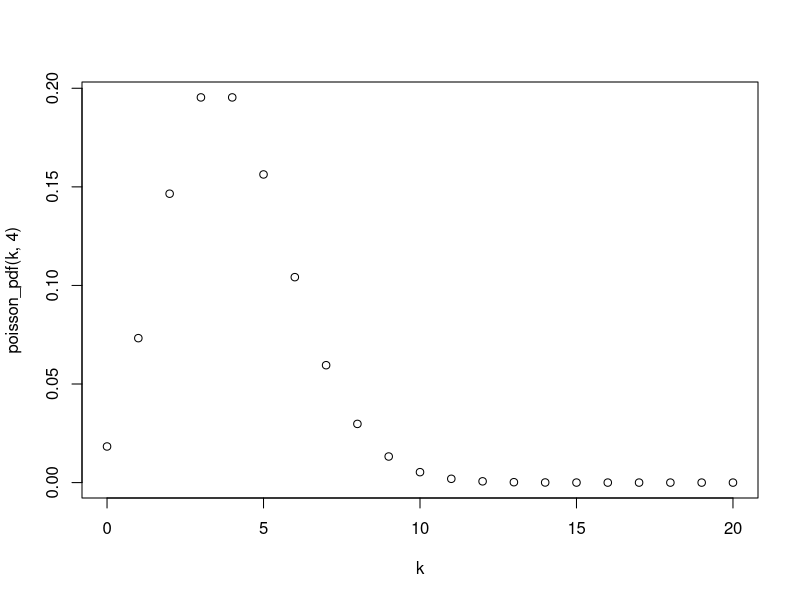
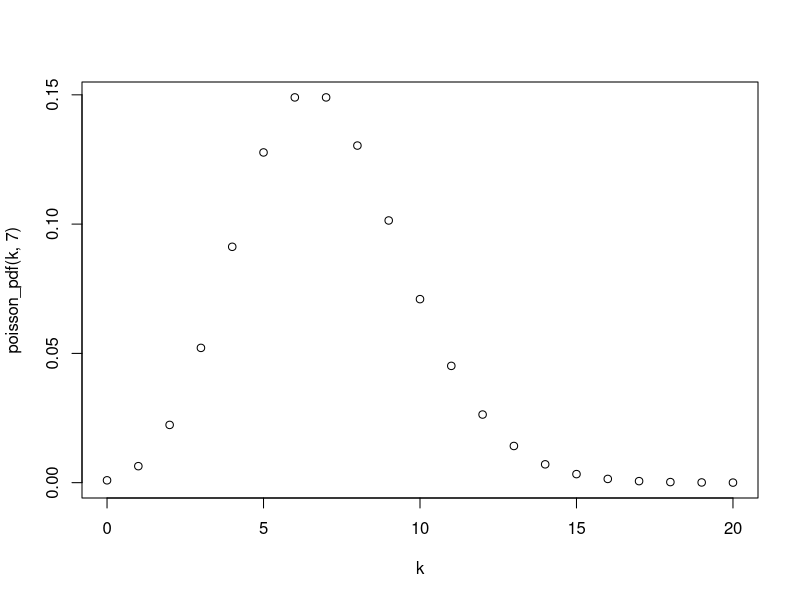
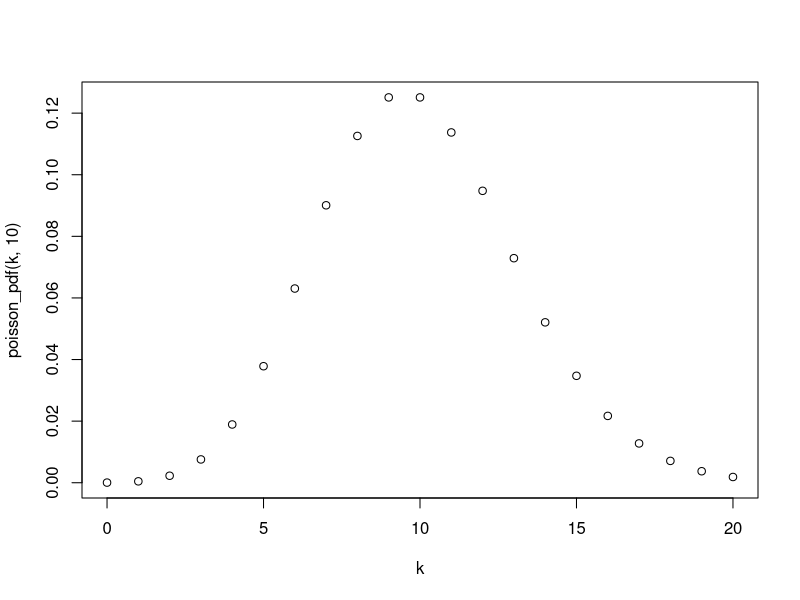
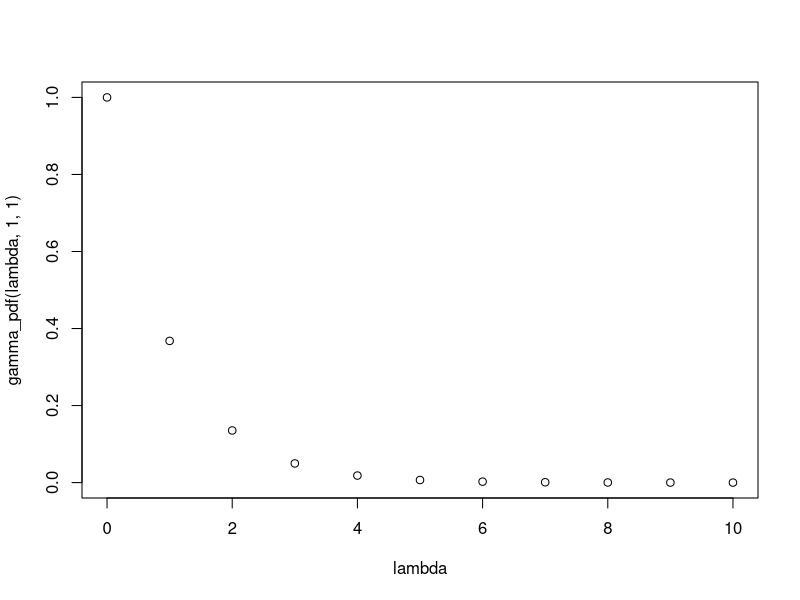
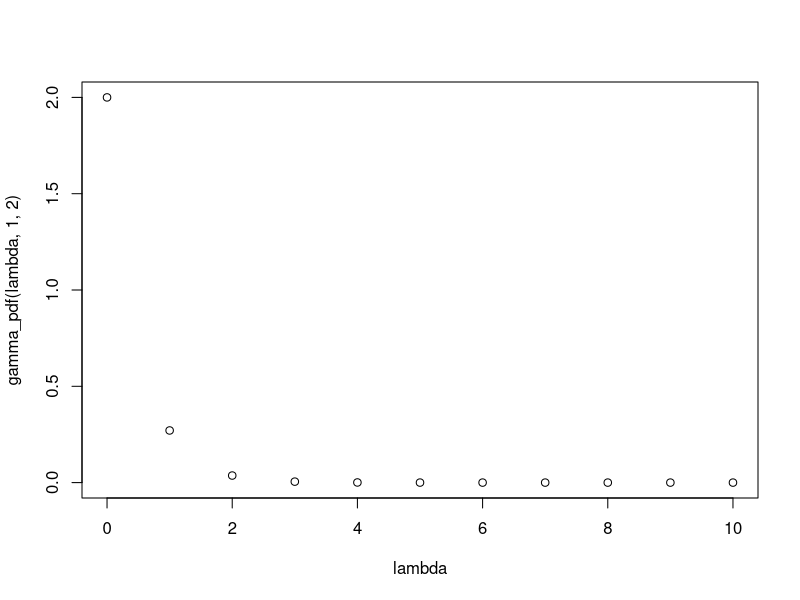
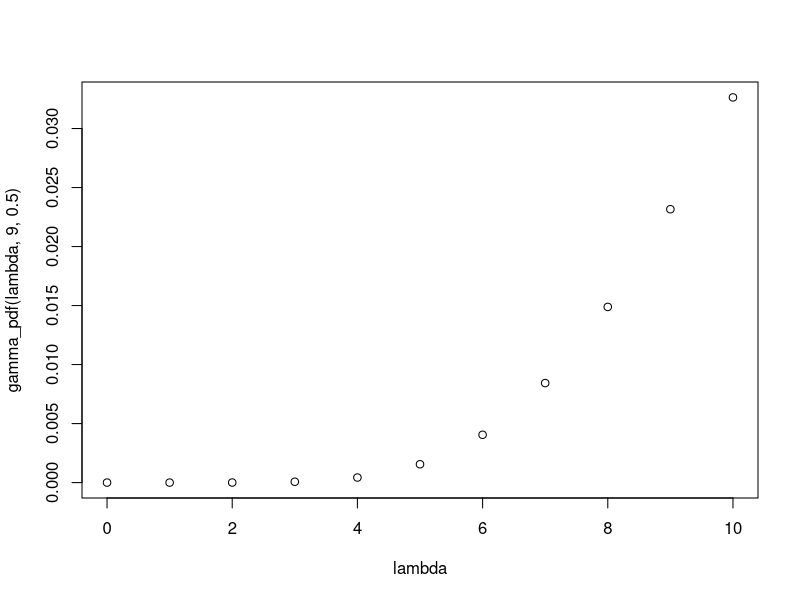
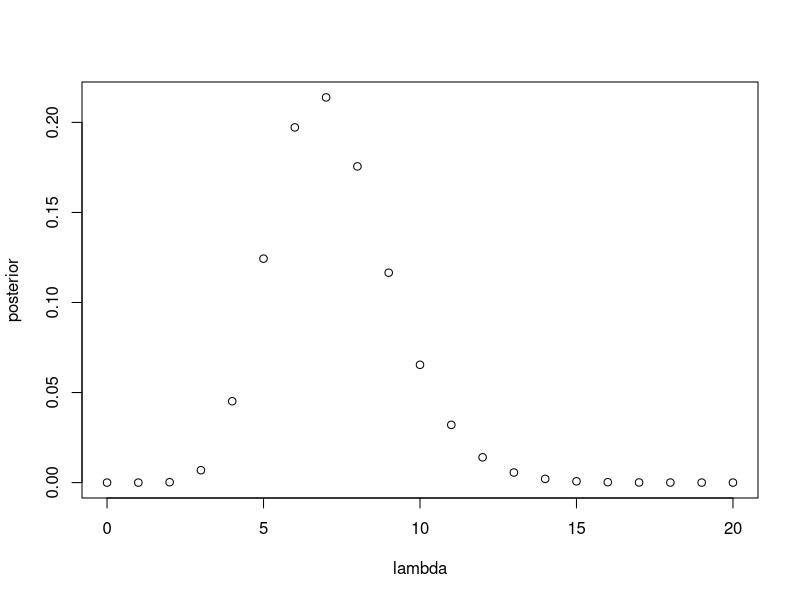
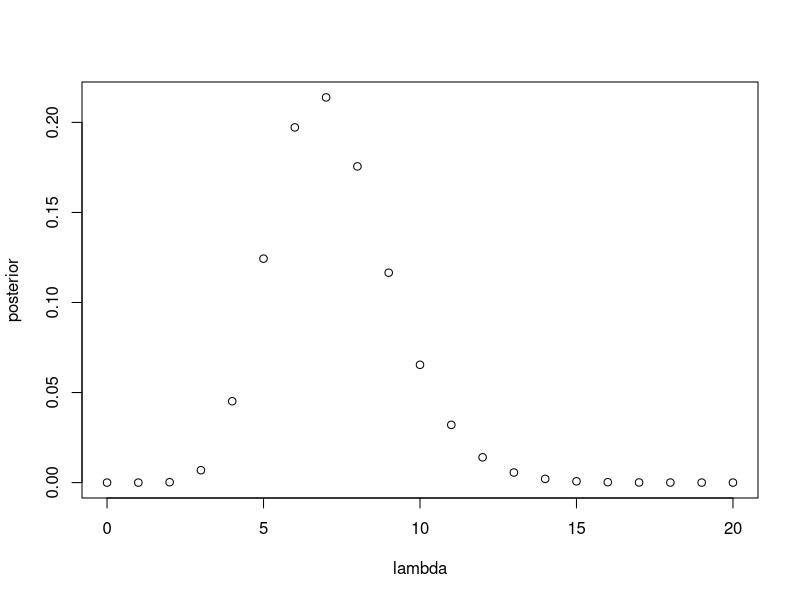

Write R code to recreate these figures, in order.

poisson_pdf <- function(k, lambda){
  pdf = (exp(-lambda) * lambda^k)/factorial(k)
  return(pdf)
}

gamma_pdf <- function(lambda, a, b) {
  pdf = (b^a * lambda^(a-1) * exp(-b*lambda))/factorial(a-1)
  return(pdf)
}

k = 0:20
lambda = 0:10

# 1.2 Plot Poisson
plot_uno <- plot(k, poisson_pdf(k,4))
plot_dos <- plot(k, poisson_pdf(k,7))
plot_tres <- plot(k, poisson_pdf(k,10))

# 1.3 Plot Gamma
plot_four <- plot(lambda, gamma_pdf(lambda,1,1))
plot_five <- plot(lambda, gamma_pdf(lambda,1,2))
plot_six <- plot(lambda, gamma_pdf(lambda,9,0.5))

# Plot posterior, two ways
# 1.4
lambda = 0:20
alpha = 7.5
beta = 1
k = 7
posterior = c(0:20)
evidence = 0
for (l in lambda){
  evidence = evidence + (poisson_pdf(k, l) * gamma_pdf(l,alpha, beta))
}
for (l in lambda){
  posterior[l+1] = (poisson_pdf(k, l) * gamma_pdf(l,alpha, beta))/evidence
}

plot(lambda, posterior)

# 1.5
posterior = gamma_pdf(lambda, alpha + 7, beta + 1)
plot(lambda, posterior)








